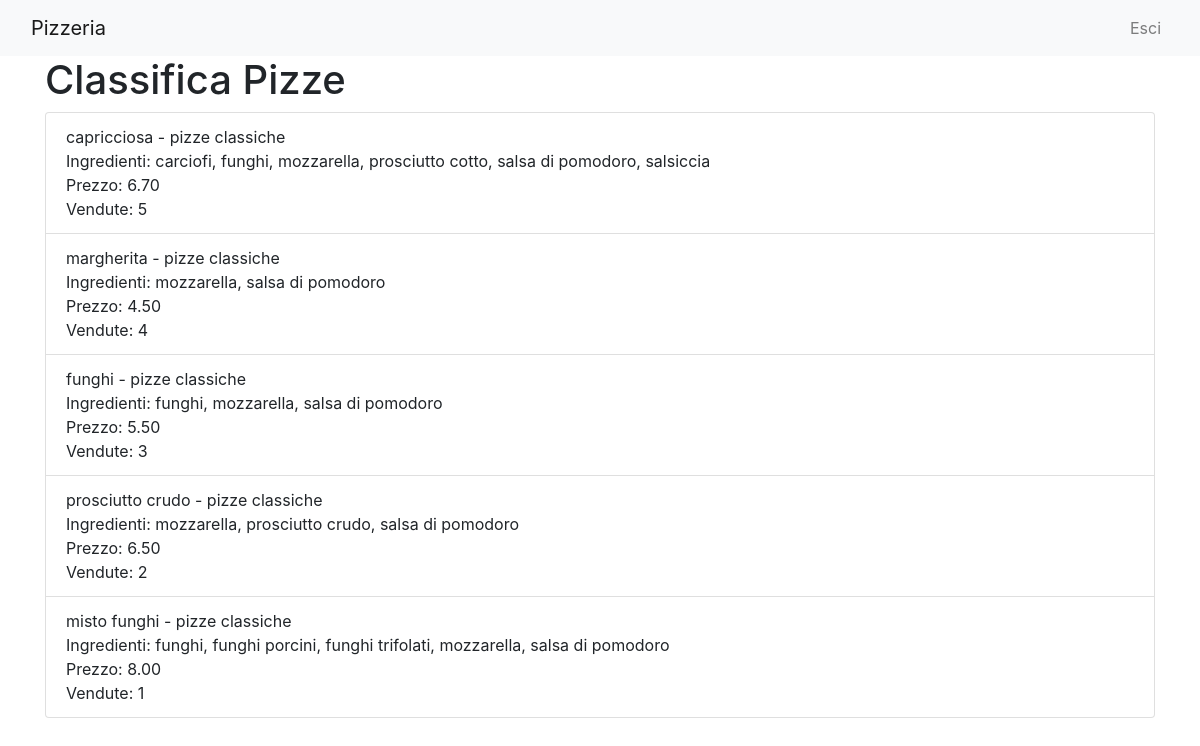
The app's page /Pizzeria/classifiche_pizze.php, older data.
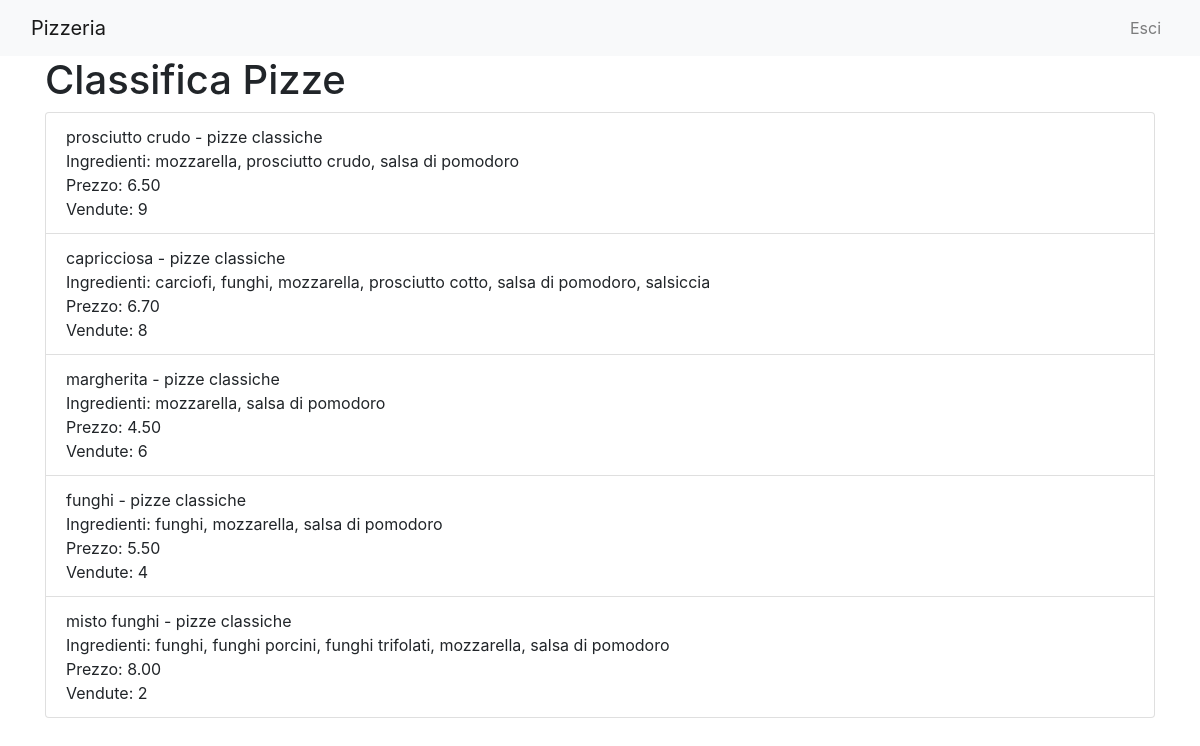
The same page, newer data.
### tables this page shows
CREATE TABLE `pizze` (
  `nome` varchar(45) NOT NULL,
  `prezzo` decimal(4,2) NOT NULL,
  `nomeTipo` varchar(45) NOT NULL,
  `vendute` int(10) UNSIGNED NOT NULL DEFAULT 0
);

### Pizzeria/classifiche_pizze.php (the view, shortened to what this page needs)
<?php
include_once "html_snippets/navbar.php";
$document_root = $_SERVER['DOCUMENT_ROOT'];
$setup = json_decode(file_get_contents($document_root . '/setup.json'), true);
$servername = 'localhost';
$username = $setup['dbUserName'];
$password = $setup['dbPassword'];
$dbname = $setup['dbName'];
$conn = new mysqli($servername, $username, $password, $dbname);
$sql = "SELECT p.nome, p.prezzo, p.nomeTipo, GROUP_CONCAT(i.nome SEPARATOR ', ') AS ingredienti, p.vendute
        FROM pizze p
        INNER JOIN composizione c ON p.nome = c.nomePizza
        INNER JOIN ingredienti i ON c.nomeIngrediente = i.nome
        GROUP BY p.nome
        ORDER BY p.vendute DESC";
$result = $conn->query($sql);
?>
<!DOCTYPE html>
<html lang="en">
<head>
    <link href="https://stackpath.bootstrapcdn.com/bootstrap/4.5.2/css/bootstrap.min.css" rel="stylesheet">
</head>
<body>
    <div class="container">
        <h1>Classifica Pizze</h1>
        <ul class="list-group">
            <?php
            if ($result->num_rows > 0) {
                while($row = $result->fetch_assoc()) {
                    echo '<li class="list-group-item">';
                    echo $row['nome'] . ' - ' . $row['nomeTipo'];
                    echo '<br>Ingredienti: ' . $row['ingredienti'];
                    echo '<br>Prezzo: ' . $row['prezzo'];
                    echo '<br>Vendute: ' . $row['vendute'];
                    echo '</li>';
                }
            } else {
                echo "Non ci sono pizze";
            }
            ?>
        </ul>
    </div>
</body>
</html>

Row changes from the older to the newer data that the page shows:
changed pizze "prosciutto crudo": vendute "2" → "9"; moves up the list
changed pizze "capricciosa": vendute "5" → "8"
changed pizze "margherita": vendute "4" → "6"
changed pizze "funghi": vendute "3" → "4"
changed pizze "misto funghi": vendute "1" → "2"
